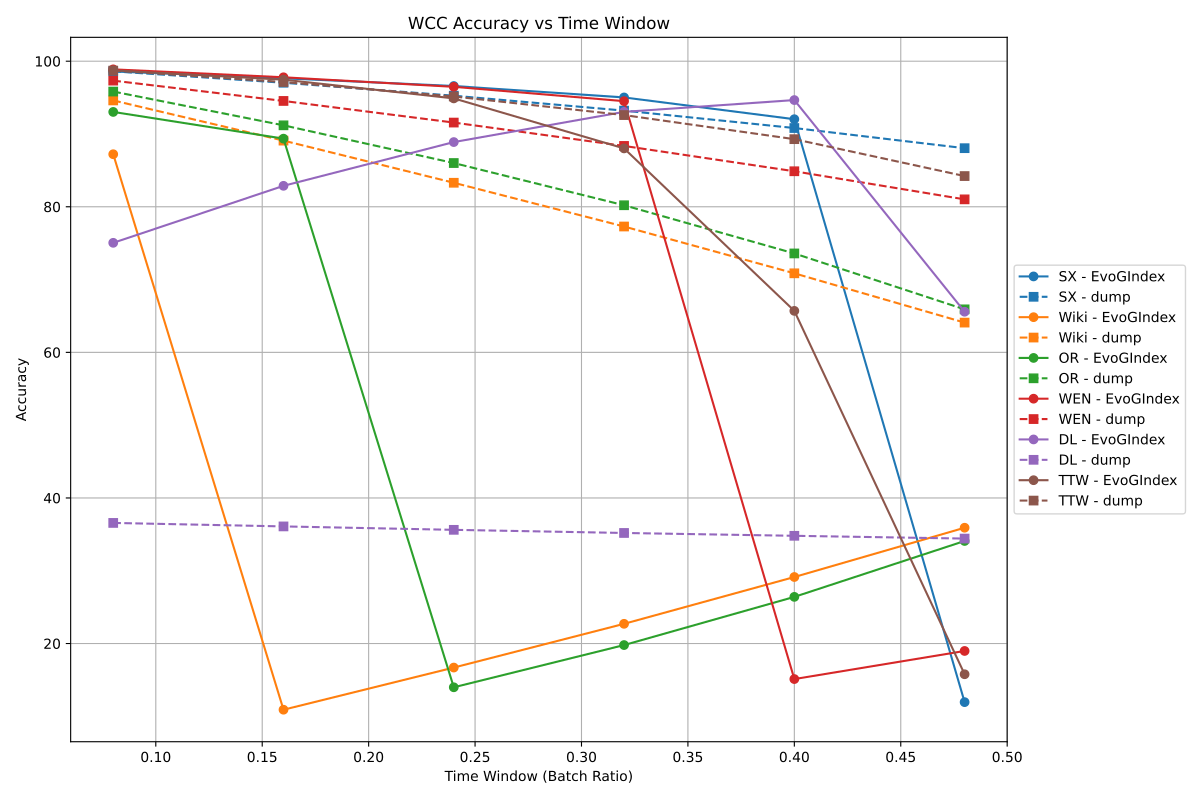

Python code for this plot:

import matplotlib.pyplot as plt

data = {
    "SX": {
        "x": [0.08, 0.16, 0.24, 0.32, 0.4, 0.48],
        "EvoGIndex": [98.59, 97.65, 96.59, 95.02, 92.03, 11.95],
        "dump": [98.61, 97.04, 95.26, 93.21, 90.82, 88.05]
    },
    "Wiki": {
        "x": [0.08, 0.16, 0.24, 0.32, 0.4, 0.48],
        "EvoGIndex": [87.22, 10.91, 16.7, 22.71, 29.14, 35.91],
        "dump": [94.61, 89.09, 83.3, 77.29, 70.86, 64.09]
    },
    "OR": {
        "x": [0.08, 0.16, 0.24, 0.32, 0.4, 0.48],
        "EvoGIndex": [93.03, 89.36, 13.99, 19.79, 26.41, 34.09],
        "dump": [95.83, 91.19, 86.01, 80.21, 73.59, 65.91]
    },
    "WEN": {
        "x": [0.08, 0.16, 0.24, 0.32, 0.4, 0.48],
        "EvoGIndex": [98.88, 97.79, 96.48, 94.51, 15.12, 18.98],
        "dump": [97.33, 94.54, 91.57, 88.36, 84.88, 81.02]
    },
    "DL": {
        "x": [0.08, 0.16, 0.24, 0.32, 0.4, 0.48],
        "EvoGIndex": [75.05, 82.88, 88.89, 93.04, 94.66, 65.58],
        "dump": [36.57, 36.09, 35.62, 35.19, 34.8, 34.42]
    },
    "TTW": {
        "x": [0.08, 0.16, 0.24, 0.32, 0.4, 0.48],
        "EvoGIndex": [98.74, 97.46, 94.89, 88.02, 65.7, 15.78],
        "dump": [98.71, 97.14, 95.15, 92.6, 89.29, 84.22]
    }
}

colors = {"SX":"#1f77b4","Wiki":"#ff7f0e","OR":"#2ca02c","WEN":"#d62728","DL":"#9467bd","TTW":"#8c564b"}

plt.figure(figsize=(12,8))
for name, d in data.items():
    plt.plot(d["x"], d["EvoGIndex"], marker='o', linestyle='-', color=colors[name], label=f'{name} - EvoGIndex')
    plt.plot(d["x"], d["dump"], marker='s', linestyle='--', color=colors[name], label=f'{name} - dump')
plt.title("WCC Accuracy vs Time Window")
plt.xlabel("Time Window (Batch Ratio)")
plt.ylabel("Accuracy")
plt.grid(True)
plt.legend(loc='center left', bbox_to_anchor=(1, 0.5))
plt.tight_layout()
plt.savefig("WCC_index_accuracy.pdf")
plt.show()
